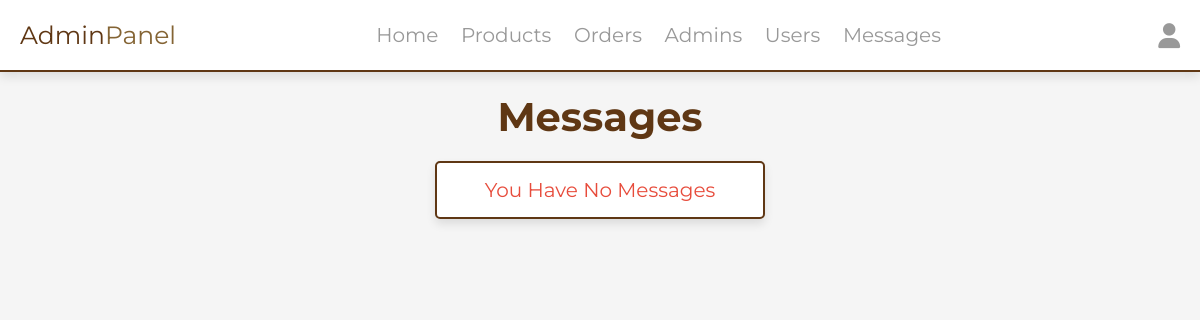
The app's page /admin/messages.php (signed in), older data.
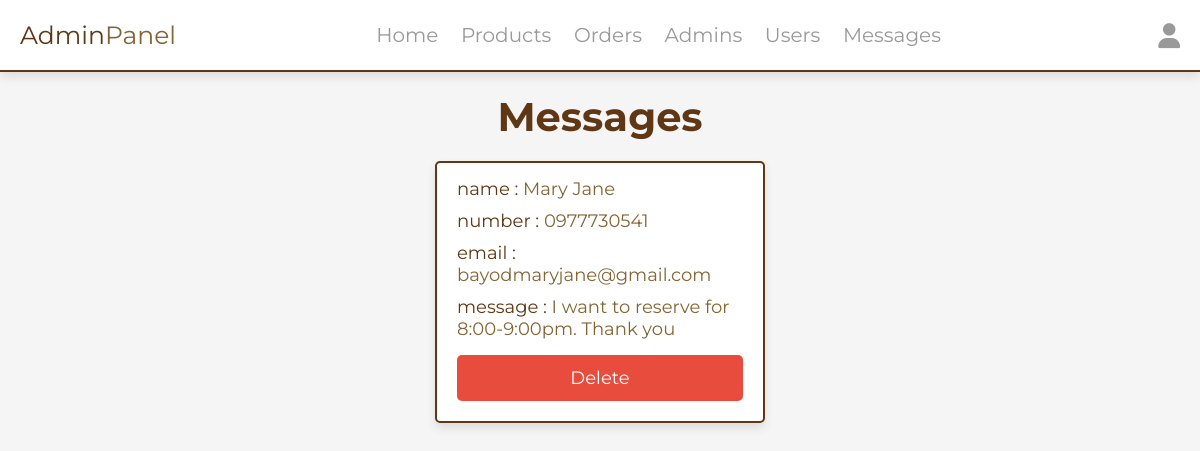
The same page, newer data.
### tables this page shows
CREATE TABLE `messages` (
  `id` int(100) NOT NULL,
  `user_id` int(100) NOT NULL,
  `name` varchar(100) NOT NULL,
  `email` varchar(100) NOT NULL,
  `number` varchar(12) NOT NULL,
  `message` varchar(500) NOT NULL
);

### admin/messages.php (the view, shortened to what this page needs)
<?php
include '../components/connect.php';
?>
<!DOCTYPE html>
<html lang="en">
<head>
   <link rel="stylesheet" href="https://cdnjs.cloudflare.com/ajax/libs/font-awesome/6.1.1/css/all.min.css">
   <link rel="stylesheet" href="../css/admin_style.css">
</head>
<body>
<?php include '../components/admin_header.php' ?>
<section class="messages">
   <h1 class="heading">messages</h1>
   <div class="box-container">
   <?php
      $select_messages = $conn->prepare("SELECT * FROM `messages`");
      $select_messages->execute();
      if($select_messages->rowCount() > 0){
         while($fetch_messages = $select_messages->fetch(PDO::FETCH_ASSOC)){
   ?>
   <div class="box">
      <p> name : <span><?= $fetch_messages['name']; ?></span> </p>
      <p> number : <span><?= $fetch_messages['number']; ?></span> </p>
      <p> email : <span><?= $fetch_messages['email']; ?></span> </p>
      <p> message : <span><?= $fetch_messages['message']; ?></span> </p>
      <a href="messages.php?delete=<?= $fetch_messages['id']; ?>" class="delete-btn" onclick="return confirm('delete this message?');">delete</a>
   </div>
   <?php
         }
      }else{
         echo '<p class="empty">you have no messages</p>';
      }
   ?>
   </div>
</section>
</body>
</html>

Row changes from the older to the newer data that the page shows:
added messages: name "Mary Jane", number "0977730541", email "bayodmaryjane@gmail.com", message "I want to reserve for 8:00-9:00pm. Thank you"
Text that changed along with them:
text no longer shown: "You Have No Messages"
